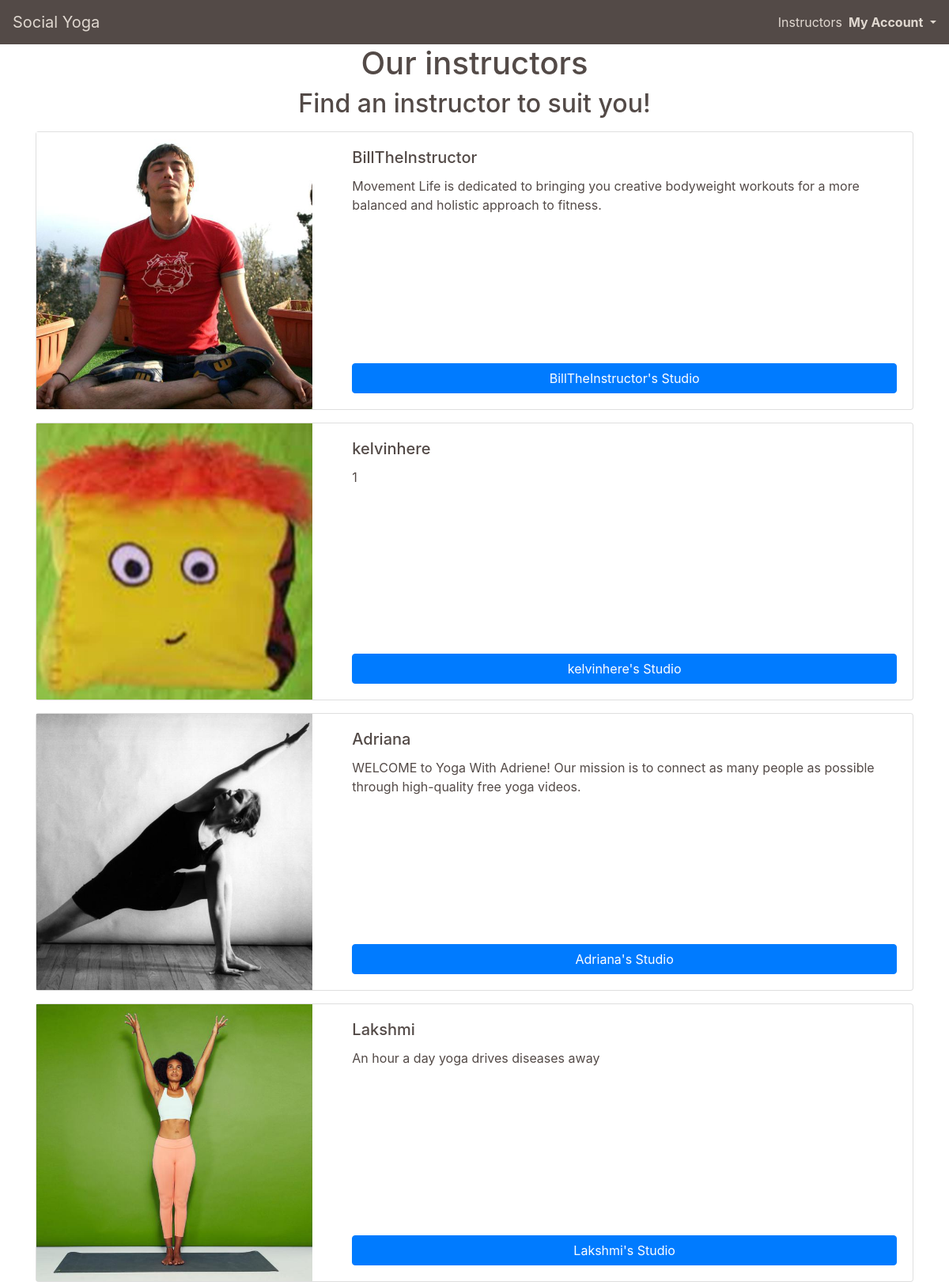
Before: /profiles/instructors/ (upper part) with the older database file.
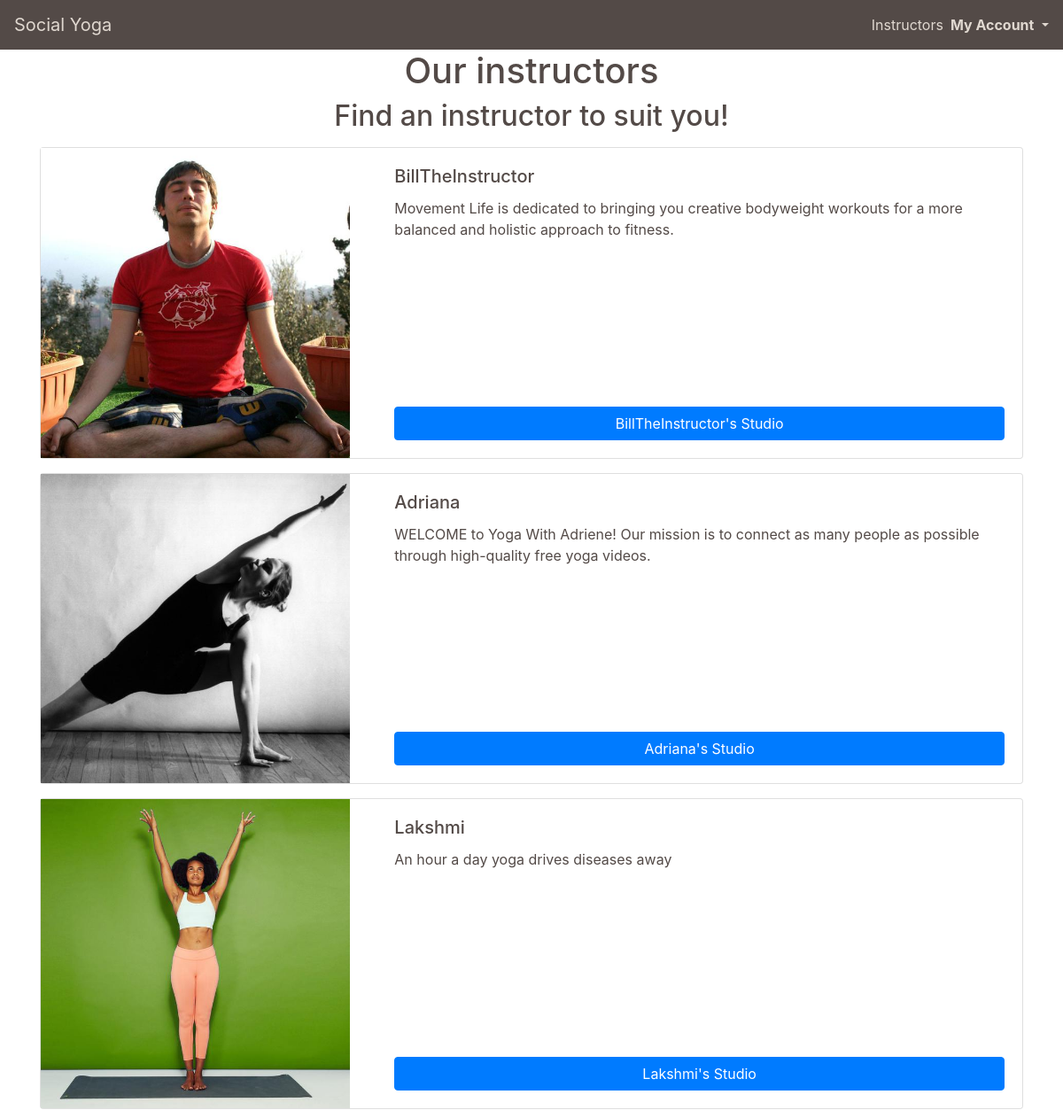
After: the same page with the newer database file.
### profiles/models.py (models this page shows, shortened)
class UserProfile(models.Model):
    user = models.OneToOneField(User, on_delete=models.CASCADE)
    first_name = models.CharField(max_length=50, null=False, blank=False)
    last_name = models.CharField(max_length=50, null=False, blank=False)
    is_instructor = models.BooleanField(default=False)
    requested_instructor_status = models.BooleanField(default=False)
    card_description = models.TextField(max_length=256, null=True, blank=True, default='')
    profile_description = models.TextField(max_length=650, default='')
    image = ResizedImageField(size=[600, 600], quality=75, crop=['middle', 'center'], force_format='JPEG', null=True, blank=True, upload_to='profile_images/')
    rating = models.DecimalField(max_digits=5, decimal_places=0, null=True, blank=True)
    def __str__(self):
        return self.user.username

### profiles/views.py (the view)
# urls.py: path('instructors/', views.instructors, name='instructors'),
def instructors(request):
    instructor_list = UserProfile.objects.filter(is_instructor=True)
    template = 'profiles/instructors.html'
    context = {
        'instructor_list': instructor_list
    }
    return render(request, template, context)

### profiles/templates/profiles/instructors.html (shortened to what this page needs)
{% extends "base.html" %}
{% load static %}
{% block page_header %}
    <div class="container header-container">
        <div class="row">
            <div class="col">
                <h1 class="text-center">Our instructors</h1>
                <h2 class="text-center mb-3">Find an instructor to suit you!</h2>
            </div>
        </div>
    </div>
{% endblock %}
{% block content %}
    <div class="container page-contents">
        <div class="row">
            <div class="col-12">
                {% for instructor in instructor_list %}
                    <div class="card mb-3">
                        <div class="row g-0">
                            <div class="col-md-4">
                            {% if instructor.image %}
                                <div class="instructor-card-image-container">
                                    <img src="{{ instructor.image.url }}" class="instructor-card-image img-fluid" alt="{{ instructor.first_name }}">
                                </div>
                            {% endif %}
                            </div>
                            <div class="col-md-8">
                                <div class="card-body h-100 d-flex flex-column">
                                    <h5 class="card-title">{{ instructor }}</h5>
                                    <p class="card-text">{{ instructor.card_description }}</p>
                                    <p class="card-text mt-auto"><a class="btn btn-primary w-100" href="{% url 'instructor_profile' instructor.id %}" role="button">{{ instructor }}'s Studio</a></p>
                                </div>
                            </div>
                        </div>
                    </div>
                {% endfor %}
            </div>
        </div>
    </div>
{% endblock %}

### templates/base.html (shortened to what this page needs)
{% load static %}
<!doctype html>
<html lang="en">
  <head>
    {% block corecss %}
      <link rel="stylesheet" href="https://cdn.jsdelivr.net/npm/bootstrap@4.5.3/dist/css/bootstrap.min.css">
      <link rel="stylesheet" href="{% static 'css/base.css' %}" >
    {% endblock %}
</head>
<body>
    <header class="container-fluid fixed-top p-0">
        <nav class="navbar navbar-expand-lg navbar-custom">
            <a class="navbar-brand" href="{% url 'home' %}">Social Yoga</a>
            <div class="collapse navbar-collapse" id="navbarNav">
                <ul class="navbar-nav ml-auto mb-2 mb-lg-0">
                    <li class="nav-item">
                        <a class="nav-link active" aria-current="page" href="{% url 'instructors' %}">Instructors</a>
                    </li>
                    <li class="d-flex align-items-center">
                        <div class="nav-item dropdown">
                            <a class="dropdown-toggle" href="#" role="button" id="dropdownMenuLink" data-toggle="dropdown" aria-haspopup="true" aria-expanded="false">
                                <strong>{% if user.is_authenticated %}{{ user|title }}'s{% else %}My{% endif %} Account</strong>
                            </a>
                        </div>
                    </li>
                </ul>
            </div>
        </nav>
    </header>
        {% block page_header %}
        {% endblock %}
        {% block content %}
        {% endblock %}
</body>
</html>

### static/css/base.css (style rules this page uses)
.navbar-custom { background-color: #534a47; }
.navbar-custom a { color: #e0d8d0; }
.header-container { margin-top: 56px; }
body { background: url('/media/background-image.jpg') no-repeat center center fixed; background-size: cover; height: calc(100vh - 164px); color: #534a47; }

Changed rows visible on the page:
no longer on this page (row edited): UserProfile: image (picture), user.username "kelvinhere", card_description "1"
